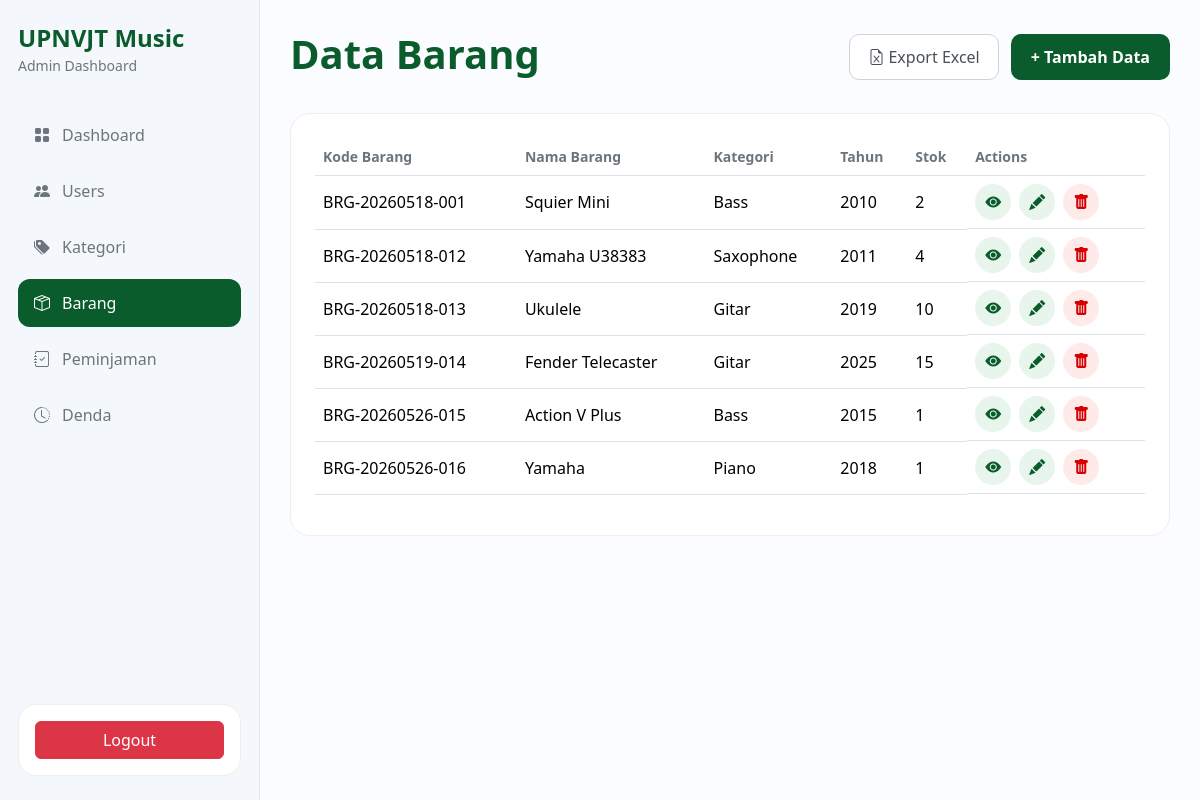
Page /admin/barang.php (signed in) on the earlier database version.
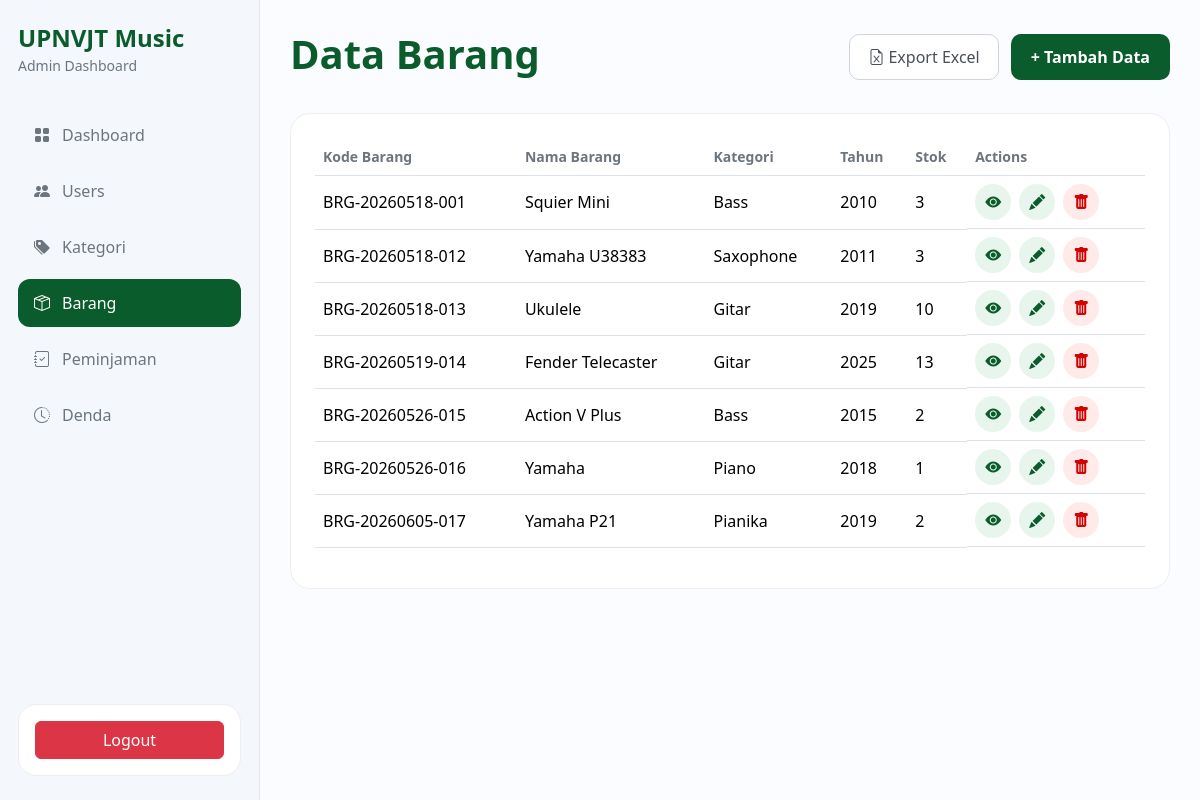
Same page on the later database version.
### tables this page shows
CREATE TABLE IF NOT EXISTS `barang` (
  `id_barang` int NOT NULL AUTO_INCREMENT,
  `nama_barang` varchar(100) NOT NULL,
  `kode_barang` varchar(50) NOT NULL,
  `id_kategori` int NOT NULL,
  `tahun` int NOT NULL,
  `stok` int NOT NULL,
  `gambar` varchar(255) DEFAULT NULL,
  PRIMARY KEY (`id_barang`),
  UNIQUE KEY `kode_barang` (`kode_barang`)
);

CREATE TABLE IF NOT EXISTS `kategori` (
  `id_kategori` int NOT NULL AUTO_INCREMENT,
  `nama_kategori` varchar(100) DEFAULT NULL,
  PRIMARY KEY (`id_kategori`)
);

### admin/barang.php (the view, shortened to what this page needs)
<!DOCTYPE html>
<html lang="en">
<head>
    <link href="https://cdn.jsdelivr.net/npm/bootstrap@5.3.3/dist/css/bootstrap.min.css" rel="stylesheet">
    <link href="https://cdn.jsdelivr.net/npm/bootstrap-icons@1.11.3/font/bootstrap-icons.css" rel="stylesheet">
    <link rel="stylesheet" href="admin.css">
</head>
<body>
    <div class="admin-layout">
        <?php include 'assets/navbar.php' ?>
        <main class="content-admin">
            <div class="topbar-admin">
                <div>
                    <h1>Data Barang</h1>
                </div>
                <div class="top-buttons">
                    <a href="?action=export_excel" class="btn btn-export text-decoration-none d-inline-flex align-items-center justify-content-center gap-1">
                        <i class="bi bi-file-earmark-excel"></i> Export Excel
                    </a>
                    <button class="btn-add" data-bs-toggle="modal" data-bs-target="#modalTambah">
                        + Tambah Data
                    </button>
                </div>
            </div>
            <div>
                <div class="table-card">
                    <table class="table align-middle">
                        <thead>
                            <tr>
                                <th>Kode Barang</th>
                                <th>Nama Barang</th>
                                <th>Kategori</th>
                                <th>Tahun</th>
                                <th>Stok</th>
                                <th>Actions</th>
                            </tr>
                        </thead>
                        <tbody>
                            <?php
                            $query = mysqli_query($conn, "SELECT barang.*, kategori.nama_kategori FROM barang JOIN kategori ON kategori.id_kategori = barang.id_kategori");
                            while ($data = mysqli_fetch_assoc($query)) {
                            ?>
                                <tr>
                                    <td><?= htmlspecialchars($data['kode_barang']); ?></td>
                                    <td><?= htmlspecialchars($data['nama_barang']); ?></td>
                                    <td><?= htmlspecialchars($data['nama_kategori']); ?></td>
                                    <td><?= htmlspecialchars($data['tahun']); ?></td>
                                    <td><?= htmlspecialchars($data['stok']); ?></td>
                                    <td class="d-flex gap-2">
                                        <button class="btn-success-action" data-bs-toggle="modal" data-bs-target="#view<?= $data['id_barang']; ?>">
                                            <i class="bi bi-eye-fill"></i>
                                        </button>
                                        <button class="btn-success-action" data-bs-toggle="modal" data-bs-target="#edit<?= $data['id_barang']; ?>">
                                            <i class="bi bi-pencil-fill"></i>
                                        </button>
                                        <button class="btn-danger-action" data-bs-toggle="modal" data-bs-target="#hapus<?= $data['id_barang']; ?>">
                                            <i class="bi bi-trash-fill"></i>
                                        </button>
                                    </td>
                                </tr>
                            <?php } ?>
                        </tbody>
                    </table>
                </div>
            </div>
        </main>
    </div>
</body>
</html>

Differences in the rows shown:
changed barang "BRG-20260518-001": stok "2" → "3"
changed barang "BRG-20260518-012": stok "4" → "3"
changed barang "BRG-20260519-014": stok "15" → "13"
changed barang "BRG-20260526-015": stok "1" → "2"
added barang: kode_barang "BRG-20260605-017", nama_barang "Yamaha P21", id_kategori.nama_kategori "Pianika", tahun "2019", stok "2"
